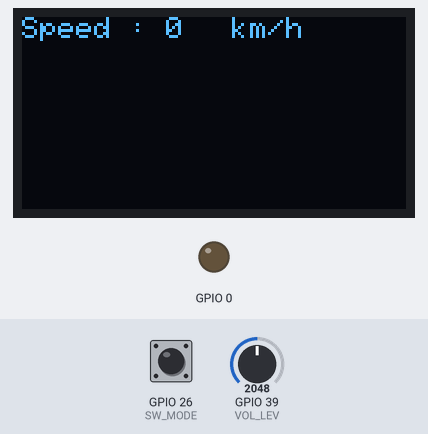
Recording of a sketch running on a simulated ESP32. On the bench: 128×64 one-colour display, output pins drawn as LEDs (lit = HIGH). Inputs (shaded band) come from the test bench; at power-on: GPIO 39 (VOL_LEV) = 2048, GPIO 26 (SW_MODE) HIGH. What the sketch prints to the serial monitor is not drawn.

Above: at 1.06 s.
At 2.3 s:
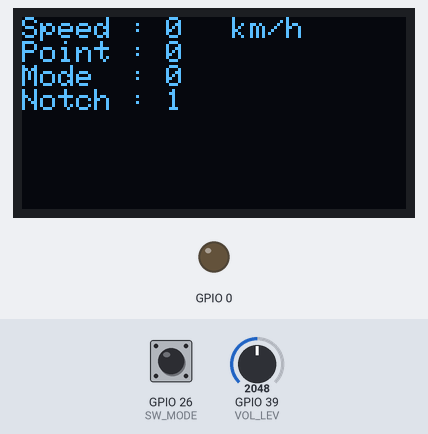
2.4 s: GPIO 39 (VOL_LEV) set to 2866
At 3.6 s:
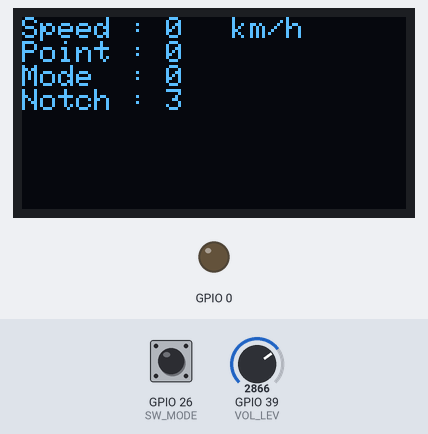
3.9 s: GPIO 39 (VOL_LEV) set to 3603
5.4 s: GPIO 39 (VOL_LEV) set to 4095
Timing chart, 0 to 8.4 s (numbered marks = the images above; inputs shaded):
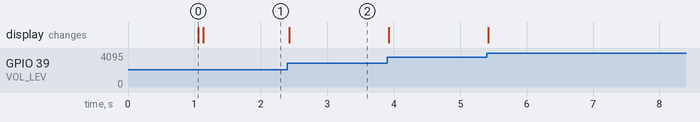

Measured:
- after the input at 2.4 s, the display: changes at once (image 2)

The sketch:

controller.ino
```cpp
/*
  ｺﾝﾄﾛｰﾗ用ﾌﾟﾛｸﾞﾗﾑ
      R5年度 E3A-3班
*/

//ｲﾝｸﾙｰﾄﾞ設定
#include <Wire.h>
#include <Adafruit_GFX.h>
#include <Adafruit_SSD1306.h>

#include <WiFi.h>
#include <esp_now.h>

// ﾋﾟﾝ番号・変数設定
#define SW_LT      27
#define SW_RT      25
#define SW_MODE    26
#define VOL_LEV    39

Adafruit_SSD1306 display(-1);

unsigned long TIM_ST_1;
unsigned long TIM_NOW_1;
unsigned long TIM_TMP_1;
int TIM_MODE_1 = 0;

unsigned long TIM_ST_2;
unsigned long TIM_NOW_2;
unsigned long TIM_TMP_2;
int TIM_MODE_2 = 0;

int VOL_TMP;
int VOL_NOTCH;
int TR_MODE = 0;
int TR_TMP = 0;
int TR_STOP = 0;

int SEND = 0;
int SETUP = 1;

const uint8_t addr[6] = {0xFF, 0xFF, 0xFF, 0xFF, 0xFF, 0xFF};
uint8_t dataSend[3];
uint8_t dataTmp[6];

// ﾀｲﾏｰ関数 (単位 : ms, ｺﾝﾄﾛｰﾗ用)
int timer_1(unsigned long tim_1 = 0) {
  if (tim_1 != 0) {
    TIM_MODE_1 = 1;
    TIM_ST_1 = millis();
    TIM_NOW_1 = millis();
    TIM_TMP_1 = tim_1;
  }

  if (TIM_TMP_1 <= (TIM_NOW_1 - TIM_ST_1)) {
    TIM_MODE_1 = 0;
    return 1;
  } else {
    TIM_NOW_1 = millis();
    return 0;
  }
}

// ﾀｲﾏｰ関数 (単位 : ms, 送信用)
int timer_2(unsigned long tim_2 = 0) {
  if (tim_2 != 0) {
    TIM_MODE_2 = 1;
    TIM_ST_2 = millis();
    TIM_NOW_2 = millis();
    TIM_TMP_2 = tim_2;
  }

  if (TIM_TMP_2 <= (TIM_NOW_2 - TIM_ST_2)) {
    TIM_MODE_2 = 0;
    return 1;
  } else {
    TIM_NOW_2 = millis();
    return 0;
  }
}

// ﾃﾞﾊﾞｯｸﾞ関数
void serial(int type, String msg1 = "", int val = -256, String msg2 = "") {
  Serial.print("[");
  Serial.print(millis());
  Serial.print(" ms] ");
  if (type == 0) {
    Serial.print("情報 : ");
  } else if (type == 1) {
    Serial.print("ｴﾗｰ  : ");
  } else if (type == 2) {
    Serial.print("警告 : ");
  }

  if (val != -256) {
    Serial.print(msg1);
    Serial.print(val);
  } else {
    Serial.print(msg1);
  }
  Serial.println(msg2);
}

// 送信側制御
void oprSend() {
  if (TIM_MODE_2 == 0) {
    timer_2(250);
  }

  if (timer_2() == 1) {
    dataSend[0] = 1;         // 送信時の識別番号
    dataSend[1] = TR_MODE;   // 現在の操作ﾓｰﾄﾞ
    dataSend[2] = VOL_NOTCH; // 現在のﾉｯﾁ

    esp_err_t result = esp_now_send(addr, dataSend, sizeof(dataSend));

    switch (result) {
      case ESP_OK:
        serial(0, "送信に成功しました。");
        break;
      case ESP_ERR_ESPNOW_NOT_INIT:
        serial(1, "ESP-NOW が初期化されていません。");
        break;
      case ESP_ERR_ESPNOW_ARG:
        serial(1, "不正なﾊﾟﾗﾒｰﾀが指定されました。");
        break;
      case ESP_ERR_ESPNOW_INTERNAL:
        serial(1, "内部ｴﾗｰが発生しました。");
        break;
      case ESP_ERR_ESPNOW_NO_MEM:
        serial(1, "ﾒﾓﾘが不足しています。");
        break;
      case ESP_ERR_ESPNOW_NOT_FOUND:
        serial(1, "ﾋﾟｱが見つかりません。");
        break;
    }

    TIM_MODE_2 = 0;
  }
}

// 受信側制御
void oprRecv(const uint8_t *addr, const uint8_t *dataRecv, int dataSize)
{
  if (dataRecv[0] == 0) {
    dataTmp[3] = dataTmp[0]; // 現在の速度
    dataTmp[4] = dataTmp[1]; // 現在の位置
    dataTmp[5] = dataTmp[2]; // 停車

    dataTmp[0] = dataRecv[1]; // 現在の速度
    dataTmp[1] = dataRecv[2]; // 現在の位置
    dataTmp[2] = dataRecv[3]; // 停車
    serial(0, "受信に成功しました。");
  }
}

// ﾃﾞｨｽﾌﾟﾚｲ制御
void oprDisp() {
  if ((dataTmp[0] != dataTmp[3]) || (SETUP == 1)) {
    display.setCursor(0, 0);
    display.setTextColor(WHITE);
    display.print("Speed : ");
    display.setTextColor(BLACK);
    display.print(dataTmp[3]);

    display.setCursor(0, 0);
    display.setTextColor(WHITE);
    display.print("Speed : ");
    display.print(dataTmp[0]);

    display.setCursor(70, 0);
    display.println("km/h");
    display.display();
  }

  if ((dataTmp[1] != dataTmp[4]) || (SETUP == 1)) {
    display.setCursor(0, 8);
    display.setTextColor(WHITE);
    display.print("Point : ");
    display.setTextColor(BLACK);
    display.print(dataTmp[1]);

    display.setCursor(0, 8);
    display.setTextColor(WHITE);
    display.print("Point : ");
    display.print(dataTmp[1]);

    display.display();
  }

  if ((TR_MODE != TR_TMP) || (SETUP == 1)) {
    display.setCursor(0, 16);
    display.setTextColor(WHITE);
    display.print("Mode  : ");
    display.setTextColor(BLACK);
    display.print(TR_TMP);

    display.setCursor(0, 16);
    display.setTextColor(WHITE);
    display.print("Mode  : ");
    display.print(TR_MODE);

    display.display();
  }

  if ((VOL_NOTCH != VOL_TMP) || (SETUP == 1)) {
    display.setCursor(0, 24);
    display.setTextColor(WHITE);
    display.print("Notch : ");
    display.setTextColor(BLACK);
    display.print(VOL_TMP);

    display.setCursor(0, 24);
    display.setTextColor(WHITE);
    display.print("Notch : ");
    display.print(VOL_NOTCH);

    display.display();
  }
}

// 初期設定
void setup() {
  Serial.begin(115200);

  display.begin(SSD1306_SWITCHCAPVCC, 0x3C);
  pinMode(0, OUTPUT);
  digitalWrite(0, LOW);

  pinMode(SW_LT, INPUT_PULLUP);
  pinMode(SW_RT, INPUT_PULLUP);
  pinMode(SW_MODE, INPUT_PULLUP);
  pinMode(VOL_LEV, INPUT);

  delay(1000);

  WiFi.mode(WIFI_STA);
  WiFi.disconnect();

  if (esp_now_init() == ESP_OK) {
    serial(0, "初期化に成功しました。");
  }

  esp_now_peer_info_t peerInfo;
  memcpy(peerInfo.peer_addr, addr, 6);
  peerInfo.channel = 0;
  peerInfo.encrypt = false;
  peerInfo.ifidx = WIFI_IF_STA;

  if (esp_now_add_peer(&peerInfo) != ESP_OK) {
    serial(1, "ﾋﾟｱの追加に失敗しました。");
    return;
  }

  esp_now_register_recv_cb(oprRecv);

  VOL_NOTCH = analogRead(VOL_LEV) / (4096 / 11) - 4;
  serial(0, "ﾉｯﾁは ", VOL_NOTCH, " です。");

  display.clearDisplay();
  display.setTextSize(1);
  display.setTextColor(WHITE);
  oprDisp();

  SETUP = 0;
}

// ｺﾝﾄﾛｰﾗ操作
void oprCntl() {
  VOL_TMP = VOL_NOTCH;
  VOL_NOTCH = analogRead(VOL_LEV) / (4096 / 11) - 4;

  if (VOL_NOTCH != VOL_TMP) {
    serial(0, "ﾉｯﾁが ", VOL_NOTCH, " に変更されました。");

  }

  if (VOL_NOTCH == 0) {
    if ((digitalRead(SW_LT) == LOW) && (TR_MODE == 0)) {
      if (TIM_MODE_1 == 0) {
       timer_1(1000);
      }
      if (timer_1() == 0) {
        if (digitalRead(SW_RT) == LOW) {
          TR_TMP = TR_MODE;
          TR_MODE = 1;
          TIM_MODE_1 = 1;
          serial(0, "ATO運転を開始します。");
        }
      } else if (timer_1() == 1) {
        TIM_MODE_1 = 0;
        serial(2, "規定数のｽｲｯﾁを押下してください。");
      }
    } else if ((digitalRead(SW_RT) == LOW) && (TR_MODE == 0)) {
      if (TIM_MODE_1 == 0) {
       timer_1(1000);
      }
      if (timer_1() == 0) {
        if (digitalRead(SW_LT) == LOW) {
          TR_TMP = TR_MODE;
          TR_MODE = 1;
          TIM_MODE_1 = 1;
          serial(0, "ATO運転を開始します。");
        }
      } else if (timer_1() == 1) {
        TIM_MODE_1 = 0;
        serial(2, "規定数のｽｲｯﾁを押下してください。");
      }
    } else {
      TIM_MODE_1 = 0;
    }
  }

  if ((digitalRead(SW_MODE) == LOW) && (TR_MODE == 1)) {
    TR_TMP = TR_MODE;
    TR_MODE = 2;
    serial(0, "手動操作に切り替えます。");
  }

  if (((((VOL_NOTCH == -4) || (TR_STOP == 1)) && (TR_MODE == 2)) || dataTmp[2] == 1) && (TR_MODE != 0)) {
    TR_TMP = TR_MODE;
    TR_MODE = 0;
    serial(0, "停車しました。");
    serial(0, "発車する際は再度ｽｲｯﾁを押下してください。");
  }
}

void loop() {
  oprCntl();
  oprDisp();
  oprSend();
}
```
